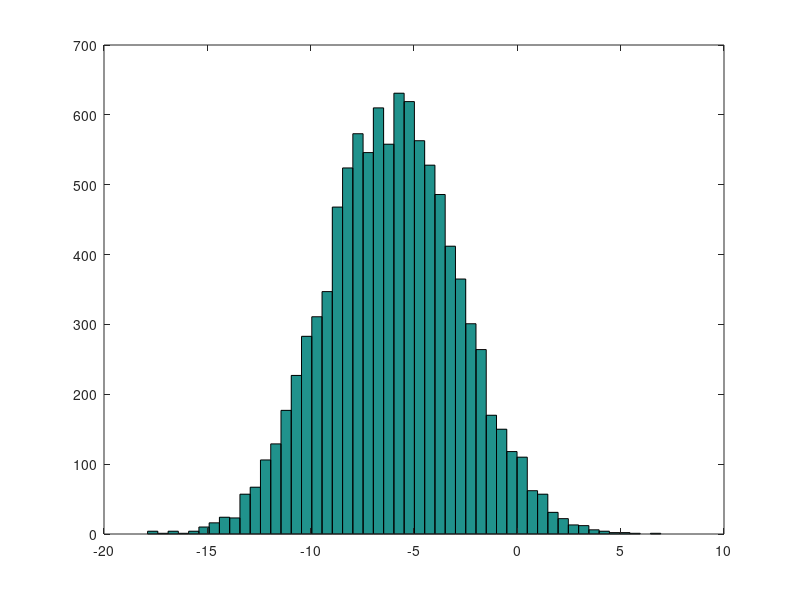

MATLAB code for this plot:
%% Change Octave prompt  
PS1('>> ');
%% Change working directory in windows example:
cd 'c:/path/to/desired/directory name'
%% Note that it uses normal slashes and does not uses escape characters for the empty spaces.

%% elementary operations
5+6
3-2
5*8
1/2
2^6
1 == 2  % false
1 ~= 2  % true.  note, not "!="
1 && 0
1 || 0
xor(1,0)


%% variable assignment
a = 3; % semicolon suppresses output
b = 'hi';
c = 3>=1;

% Displaying them:
a = pi
disp(a)
disp(sprintf('2 decimals: %0.2f', a))
disp(sprintf('6 decimals: %0.6f', a))
format long
a
format short
a


%%  vectors and matrices
A = [1 2; 3 4; 5 6]

v = [1 2 3]
v = [1; 2; 3]
v = [1:0.1:2]  % from 1 to 2, with stepsize of 0.1. Useful for plot axes
v = 1:6        % from 1 to 6, assumes stepsize of 1 (row vector)

C = 2*ones(2,3)  % same as C = [2 2 2; 2 2 2]
w = ones(1,3)    % 1x3 vector of ones
w = zeros(1,3)
w = rand(1,3)  % drawn from a uniform distribution 
w = randn(1,3) % drawn from a normal distribution (mean=0, var=1)
w = -6 + sqrt(10)*(randn(1,10000))  % (mean = -6, var = 10)
hist(w)     % plot histogram using 10 bins (default)
hist(w,50)  % plot histogram using 50 bins

I = eye(4)    % 4x4 identity matrix

% help function
help eye
help rand
help help
